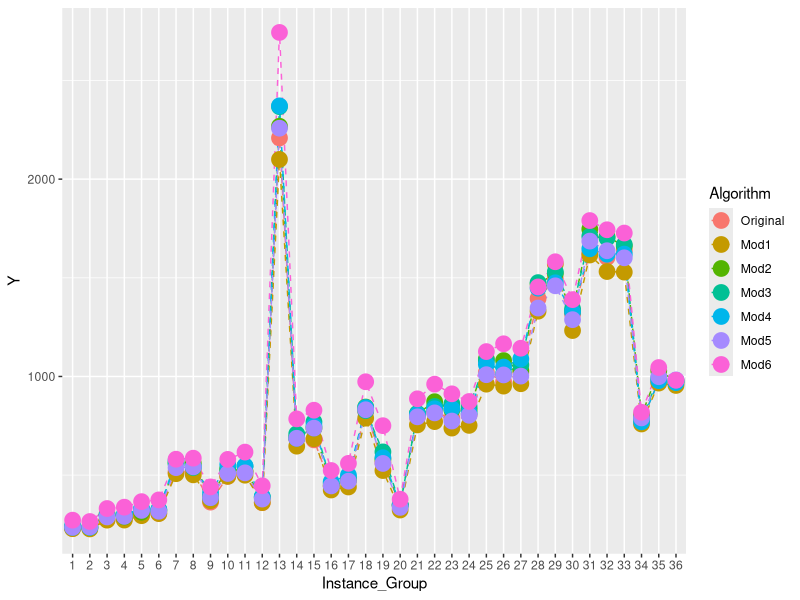
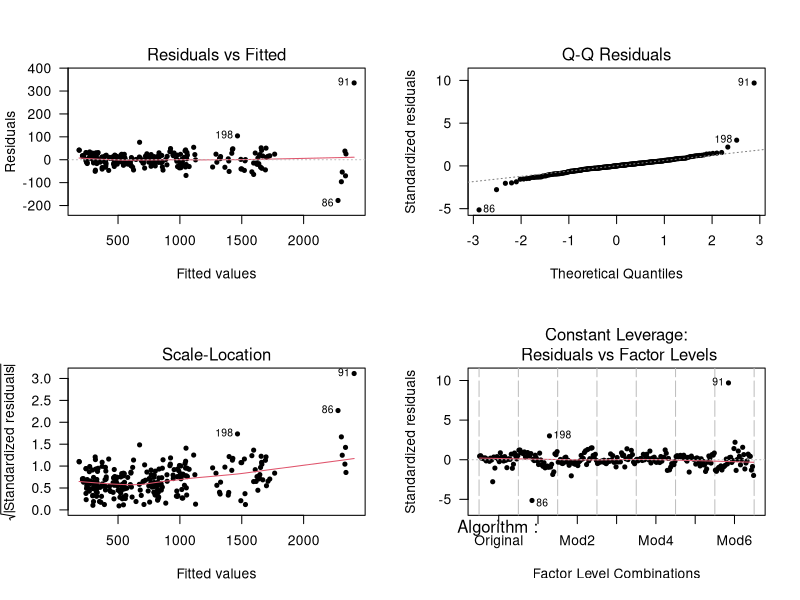
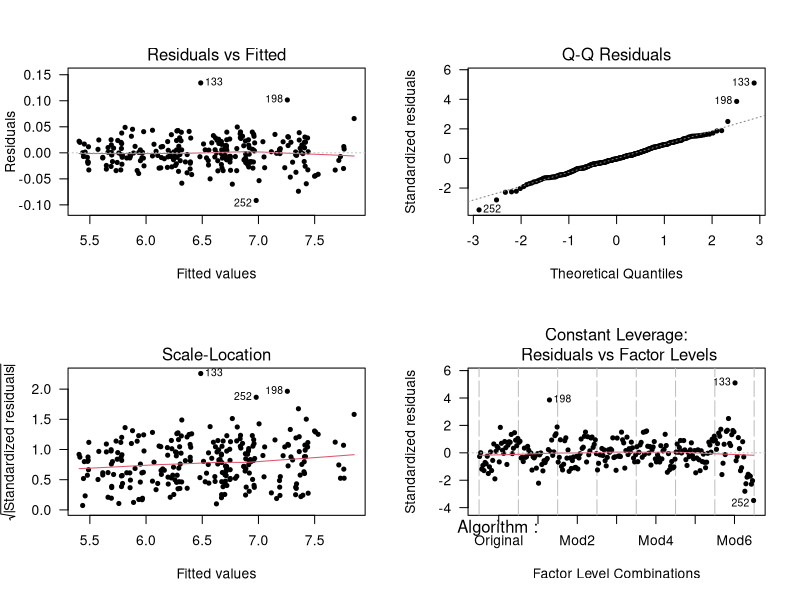
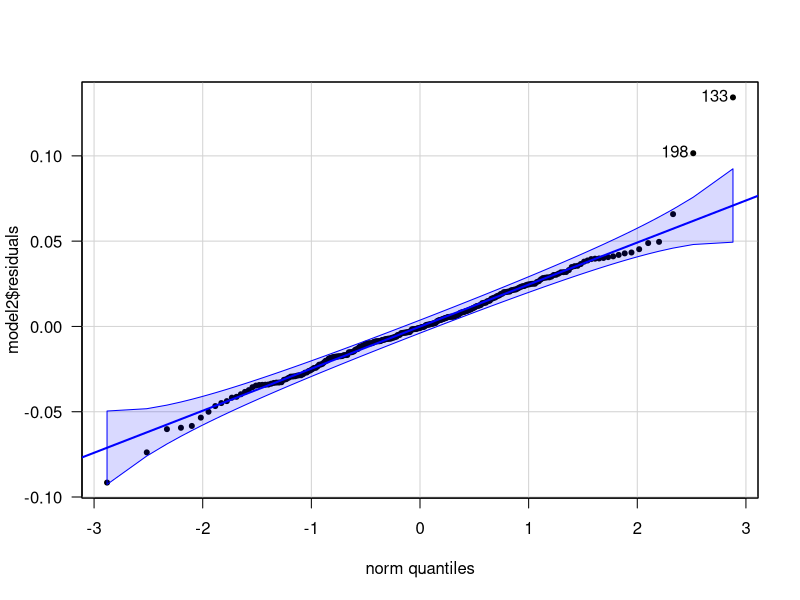
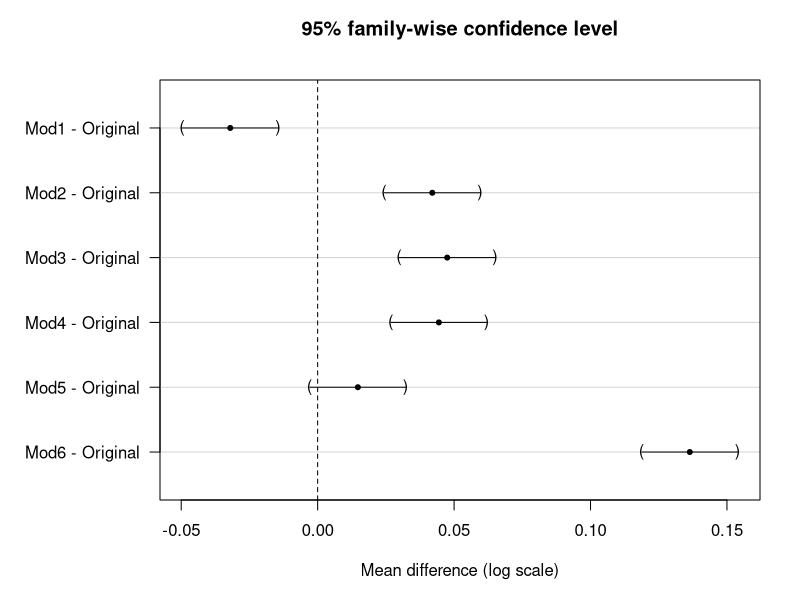

Source code (R) for these figures, in order:
# clean workspace
rm(list=ls())

# install required packages if needed
packages_needed <- c("stringr","ggplot2", "multcomp")
for (package_name in packages_needed) {      
      if (!(package_name %in% rownames(installed.packages()))){
            install.packages(package_name)
      }
}
#===================

# Load data
data <- read.table("../data files/algo.csv",
                   header = TRUE)

# Aggregate data (algorithm means by instance group)
aggdata <- with(data,
                aggregate(x   = Result,
                          by  = list(Algorithm, Group),
                          FUN = mean))

# Rename columns
names(aggdata) <- c("Algorithm", 
                    "Instance_Group",
                    "Y")

# Coerce categorical variables to factors
for (i in 1:2){
      aggdata[, i] <- as.factor(aggdata[, i])
}

# Make factor level names more informative
levels(aggdata$Algorithm) <- c("Original",
                               unlist(lapply("Mod",
                                             paste0,
                                             1:6)))

summary(aggdata)

# Exploratory data analysis: plot observations by Algorithm and Instance_Group
library(ggplot2)

# png(filename = "../figs/algo_lineplot.png",
#     width = 1000, height = 400, 
#     bg = "transparent")
p <- ggplot(aggdata, aes(x = Instance_Group, 
                         y = Y, 
                         group = Algorithm, 
                         colour = Algorithm))
p + geom_line(linetype=2) + geom_point(size=5)
# dev.off()


# Statistical modeling
# First model
model <- aov(Y~Algorithm+Instance_Group,
             data = aggdata)
summary(model)
summary.lm(model)$r.squared

# Graphical test of assumptions
# png(filename = "../figs/algo_res1.png",
#     width = 1000, height = 500, 
#     bg = "transparent")
par(mfrow = c(2, 2))
plot(model, pch = 20, las = 1)
# dev.off()


# Try log-transformed data
model2 <- aov(log(Y)~Algorithm+Instance_Group,
              data = aggdata)
summary(model2)
summary.lm(model2)$r.squared

# Graphical test of assumptions
# png(filename = "../figs/algo_res2.png",
#     width = 1000, height = 500, 
#     bg = "transparent")
par(mfrow = c(2, 2))
plot(model2, pch = 20, las = 1)
# dev.off()

library(car)
# png(filename = "../figs/algo_qq.png",
#     width = 600, height = 600, 
#     bg = "transparent")
par(mfrow = c(1, 1))
qqPlot(model2$residuals, pch = 20, las = 1)
# dev.off()


# Blocking efficiency
mydf        <- as.data.frame(summary(model2)[[1]])
MSblocks    <- mydf["Instance_Group","Mean Sq"]
MSe         <- mydf["Residuals","Mean Sq"]
a           <- length(unique(aggdata$Algorithm))
b           <- length(unique(aggdata$Instance_Group))
((b - 1) * MSblocks + b * (a - 1) * MSe) / ((a * b - 1) * MSe)

# Post-hoc comparisons
library(multcomp)
duntest     <- glht(model2,
                    linfct = mcp(Algorithm = "Dunnett"))

duntestCI   <- confint(duntest)

# png(filename = "../figs/algo_mcp.png",
#     width = 1000, height = 500, 
#     bg = "transparent")
par(mar = c(5, 8, 4, 2), las = 1)
plot(duntestCI,
     xlab = "Mean difference (log scale)")
# dev.off()
